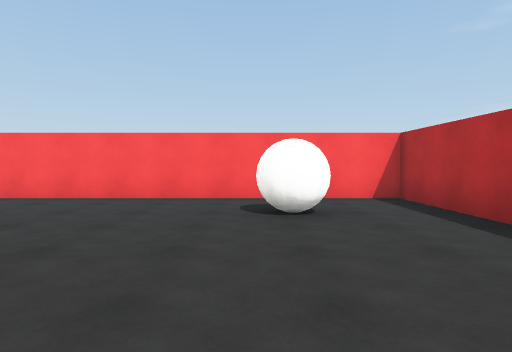
view 1 (above)

24 first-person views from a walk through a scene from a Unity 3-D project. The camera is 1.3 m above the floor, tilts 2° down and sees 75° across. The floor is counted in squares, 2 m on a side. Each view is taken from the middle of a square. On the plan, view 1 faces up. The plan holds only what a view shows up to about 10 squares ahead; the rest is blank. The place goes on beyond the plan. The player character is not drawn. Surface patterns are stand-ins for the level's own textures.

view 2
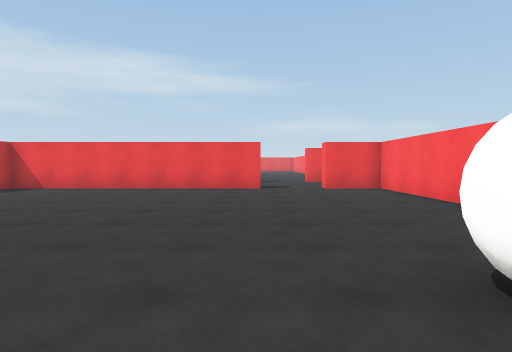

view 3
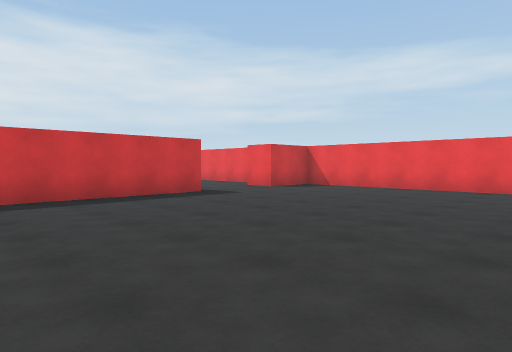

view 4
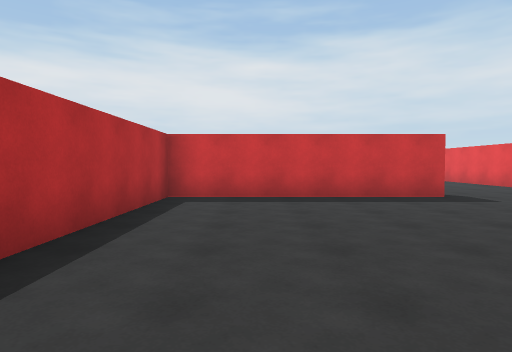

view 5
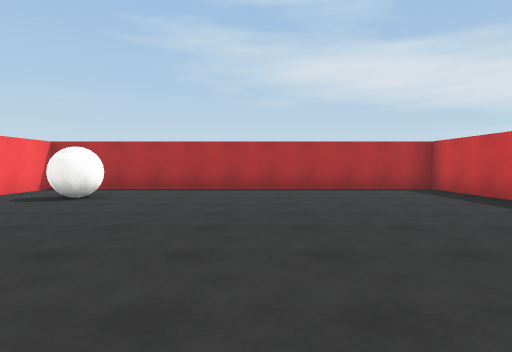

view 6
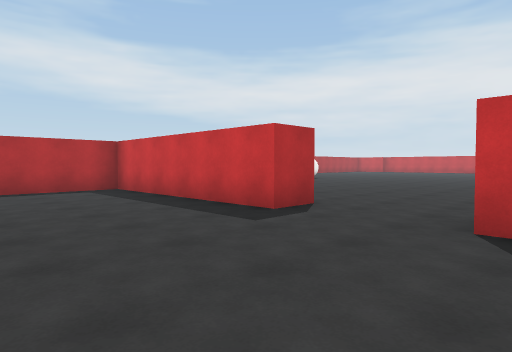

view 7
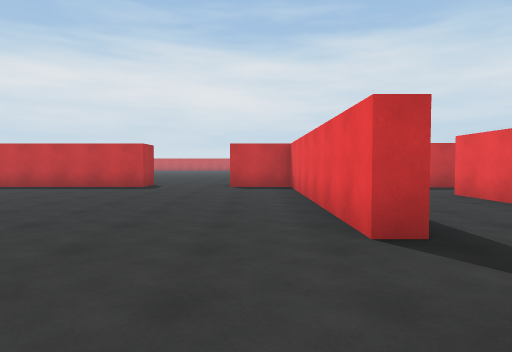

view 8
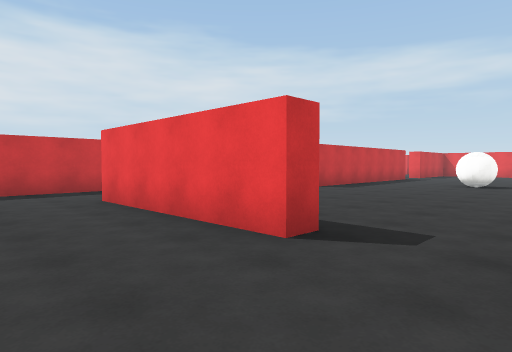

view 9
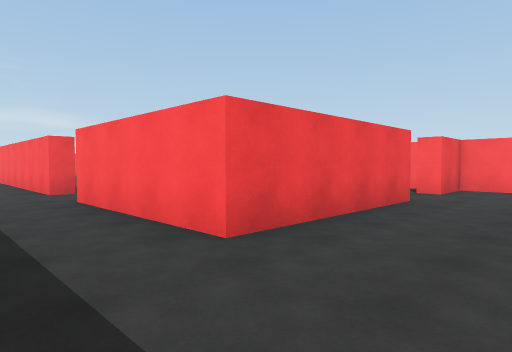

view 10
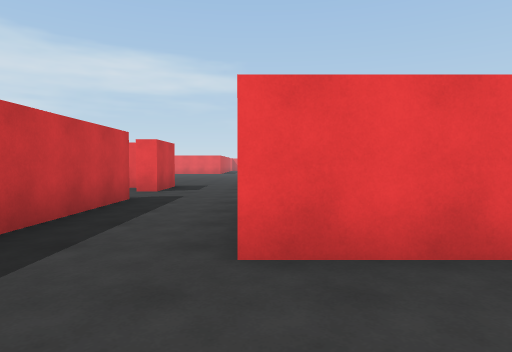

view 11
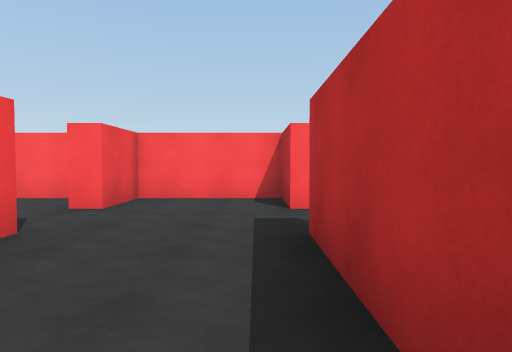

view 12
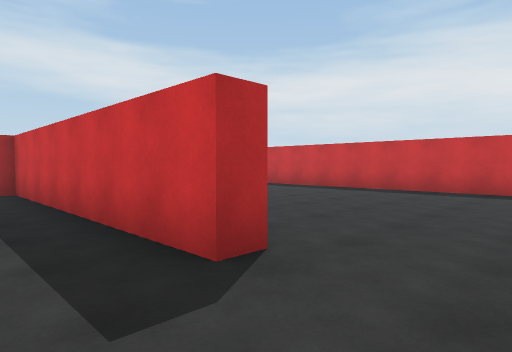

view 13
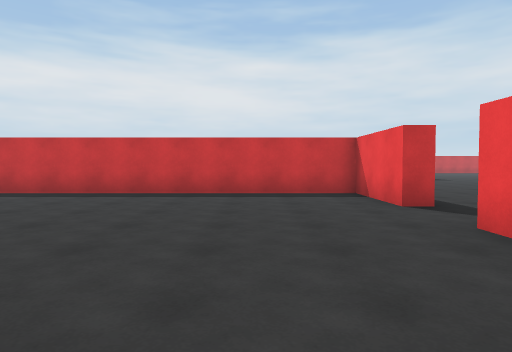

view 14
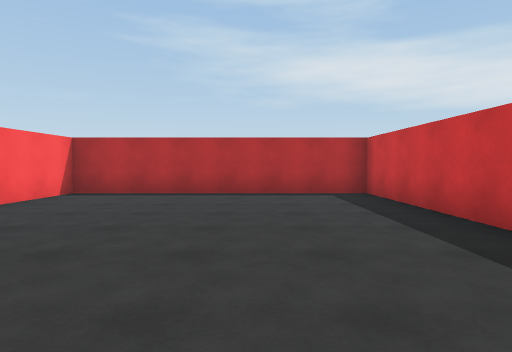

view 15
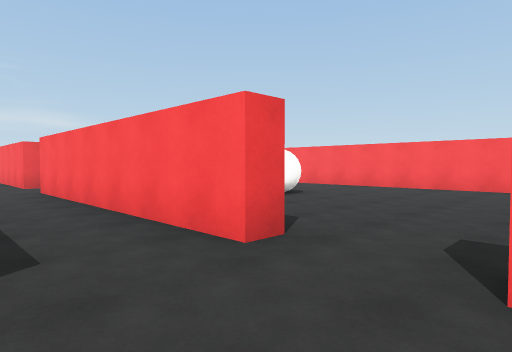

view 16
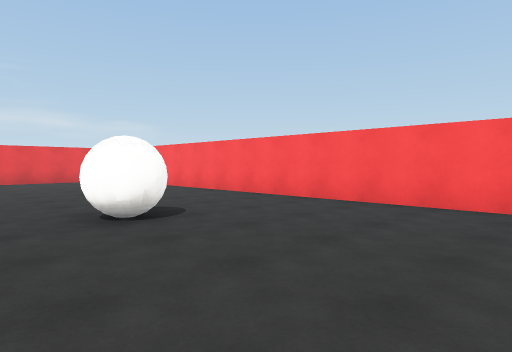

view 17
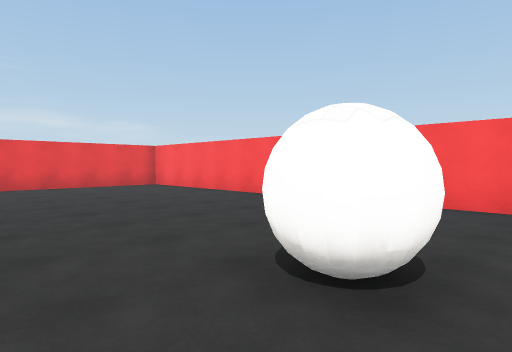

view 18
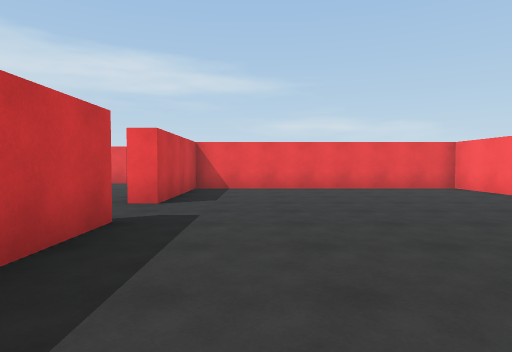

view 19
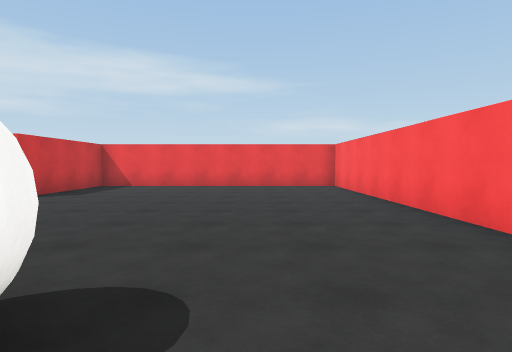

view 20
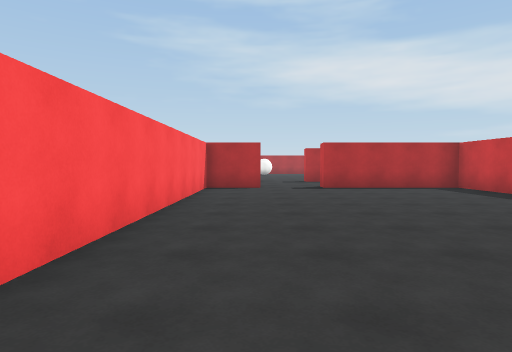

view 21
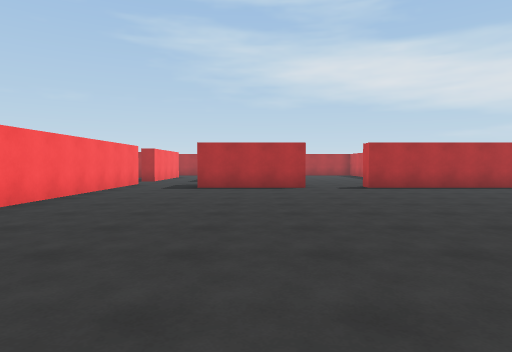

view 22
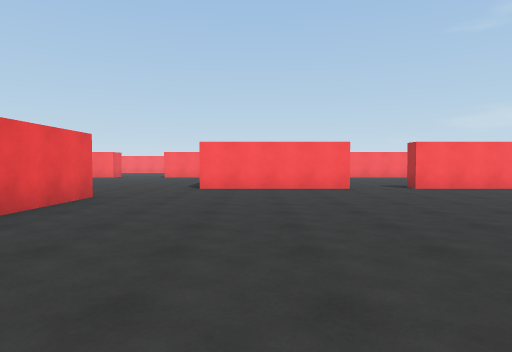

view 23
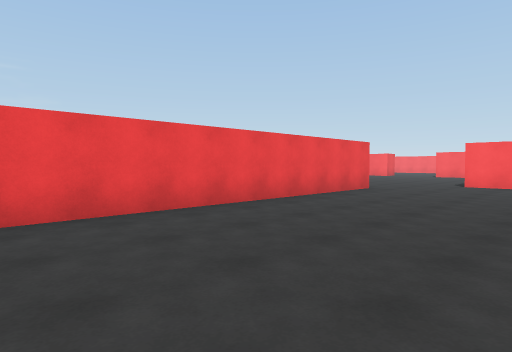

view 24
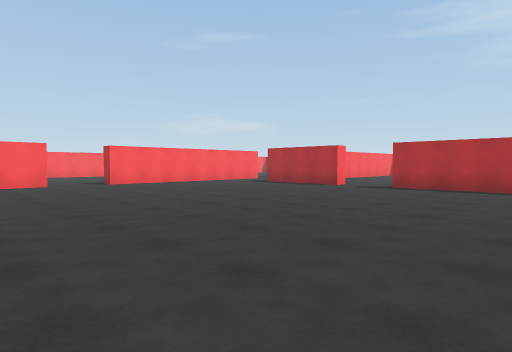

### Floor plan
Ten units are one square. View 1 is at (0, 0); x grows to the right and y downward. Boxes are objects, and circles mark ways between rooms. Rooms are numbered by the first view taken in them; rooms with no view inside come last. Other rooms are left out.
<svg viewBox="-307 -69 339 195">
<path fill="none" stroke="#000" d="M-70 -31 -70 36 -52 36M-28 48 -28 36 27 36 27 -64 -70 -64 -70 -49M-75 -6 -75 -31 -70 -31M-108 -31 -102 -31 -102 11 -142 11M-70 -49 -75 -49 -75 -64 -102 -64 -102 -49 -108 -49M-143 39 -143 34 -75 34 -75 30M-160 5 -160 11 -185 11M-177 34 -160 34 -160 39M-177 81 -173 81 -173 105 -75 105 -75 39 -98 39M-173 42 -173 64M-227 11 -227 6 -210 6M-128 6 -108 6 -108 -31M-108 -49 -108 -64 -280 -64 -280 6 -245 6 -245 11M-245 11 -285 11M-302 34 -302 115M-177 64 -177 34M-185 11 -227 11M-177 121 -177 81"/>
<rect x="-5" y="-55" width="20" height="20" fill="#bbb"><title>ball</title></rect>
<rect x="-195" y="-35" width="10" height="10" fill="#bbb"><title>ball</title></rect>
<circle cx="-70" cy="-40" r="3" fill="#2a7"/>
<circle cx="-155" cy="40" r="3" fill="#2a7"/>
<circle cx="-110" cy="-40" r="3" fill="#2a7"/>
<circle cx="-155" cy="10" r="3" fill="#2a7"/>
<circle cx="-175" cy="25" r="3" fill="#2a7"/>
<circle cx="-180" cy="75" r="3" fill="#2a7"/>
<circle cx="-235" cy="10" r="3" fill="#2a7"/>
<text x="-20" y="-10">1</text>
<text x="-100" y="0">2</text>
<text x="-130" y="70">3</text>
<text x="-200" y="-30">4</text>
<text x="-250" y="60">5</text>
</svg>
Room 1 opens to room 2. Room 2 opens to room 3. Room 2 opens to room 4. Room 2 opens to room 5. Room 3 opens to room 5. Room 4 opens to room 5.

Where each view was taken, in squares from view 1:
view 1: 0 up, 0 right, facing up
view 2: 3 up, 2 right, facing left
view 3: 3 up, 2 right, facing down-left
view 4: 3 up, 1 right, facing down
view 5: 1 up, 6 left, facing right
view 6: 0 up, 6 left, facing down-right
view 7: 6 up, 6 left, facing down
view 8: 5 up, 8 left, facing down-left
view 9: 3 down, 8 left, facing up-left
view 10: 1 down, 8 left, facing left
view 11: 0 up, 8 left, facing up
view 12: 2 down, 16 left, facing down-right
view 13: 3 down, 15 left, facing down
view 14: 8 down, 15 left, facing right
view 15: 3 down, 14 left, facing up-left
view 16: 1 up, 15 left, facing up-left
view 17: 1 up, 18 left, facing up-left
view 18: 1 up, 19 left, facing left
view 19: 4 up, 18 left, facing left
view 20: 5 up, 20 left, facing right
view 21: 5 down, 27 left, facing right
view 22: 10 down, 27 left, facing up
view 23: 12 down, 26 left, facing up-left
view 24: 12 down, 27 left, facing up-right
